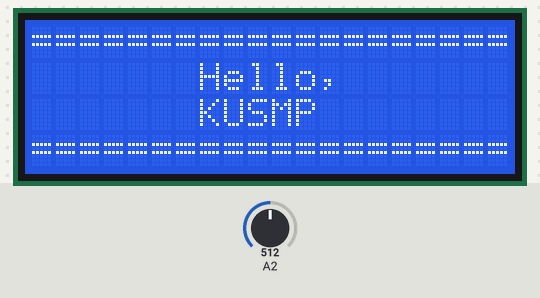
The sketch below on a simulated Arduino Uno, built with avr-gcc and run on an emulated ATmega328P. Parts: 20×4 character LCD. Inputs (shaded band) come from the test bench; at power-on: A2 = 512. What the sketch prints to the serial monitor is not drawn.

Above: at 1.2 s.
At 6.3 s:
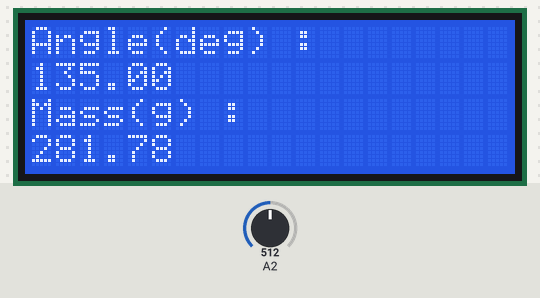
6.4 s: A2 set to 716
At 7.6 s:
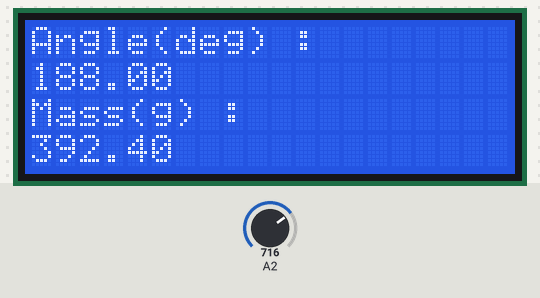
8.1 s: A2 set to 900
At 9.1 s:
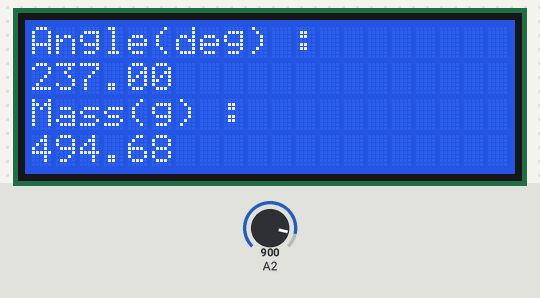
9.8 s: A2 set to 1023
At 10.7 s:
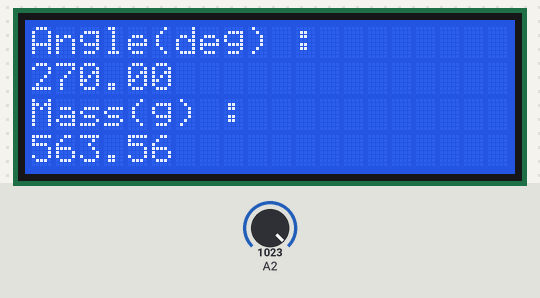
Timing chart, 0 to 12.8 s (numbered marks = the images above; inputs shaded):
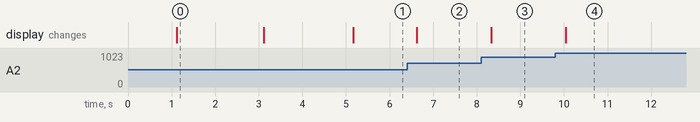

The sketch:

SpringScale.ino
```cpp
#include <Wire.h>
#include <LiquidCrystal_I2C.h>

LiquidCrystal_I2C lcd(0x27,20,4);
float k = 83.49;

void setup()
{
  pinMode(A2, INPUT);

  lcd.init();
  Serial.begin(9600);

  delay(1000);
  lcd.backlight();
  lcd.setCursor(0, 0);
  lcd.print("====================");
  lcd.setCursor(7, 1);
  lcd.print("Hello,");
  lcd.setCursor(7, 2);
  lcd.print("KUSMP");
  lcd.setCursor(0, 3);
  lcd.print("====================");
  delay(2000);
  lcd.noBacklight();
  lcd.clear();
  delay(2000);
}

void loop()
{
  float potentiometer = analogRead(A2);
  float angle = map(potentiometer, 0, 1023, 0, 270);
  float length = (angle/360) * 2 * (22/7) * 0.015;
  float mass = k*length * 100;


  lcd.clear();
  lcd.backlight();
  lcd.setCursor(0, 0);
  lcd.print("Angle(deg) :");
  lcd.setCursor(0, 1);
  lcd.print(angle);

  lcd.setCursor(0, 2);
  lcd.print("Mass(g) :");
  lcd.setCursor(0, 3);
  lcd.print(mass);


  //serial check
  Serial.print("Potentiometer : ");
  Serial.println(potentiometer);
  Serial.print("Angle : ");
  Serial.println(angle);
  Serial.print("Length : ");
  Serial.println(length);
  Serial.print("Mass : ");
  Serial.println(mass);

  delay(200);
}
```

Measured:
- after the input at 6.4 s, the display: changes after 0.23 s (image 2)
- after the input at 8.1 s, the display: changes after 0.23 s (image 3)
- after the input at 9.8 s, the display: changes after 0.24 s (image 4)
- what the display in image 0 shows lasts 2.0 s, from 1.1 s to 3.1 s
